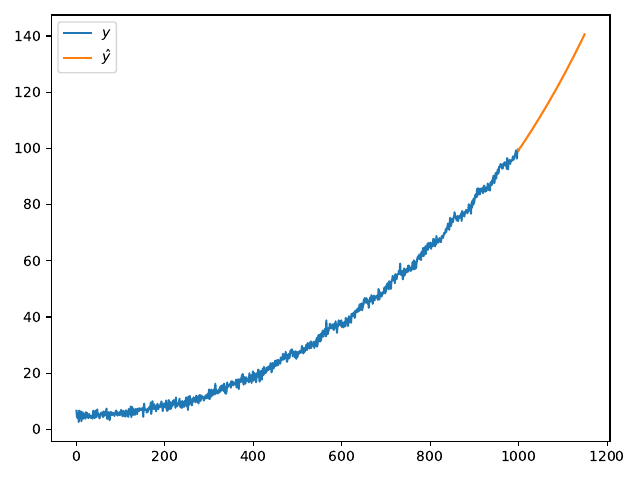

Write Python code to recreate this figure.
from cvxopt import matrix, spdiag, mul, div, sqrt
from cvxopt import blas, lapack, solvers 
import matplotlib.pyplot as plt
import scipy as sp
import numpy as np
import math

def l1regls(A, y):
    """
    
    Returns the solution of l1-norm regularized least-squares problem
  
        minimize || A*x - y ||_2^2  + || x ||_1.

    """

    m, n = A.size
    q = matrix(1.0, (2*n,1))
    q[:n] = -2.0 * A.T * y

    def P(u, v, alpha = 1.0, beta = 0.0 ):
        """
            v := alpha * 2.0 * [ A'*A, 0; 0, 0 ] * u + beta * v 
        """
        v *= beta
        v[:n] += alpha * 2.0 * A.T * (A * u[:n])


    def G(u, v, alpha=1.0, beta=0.0, trans='N'):
        """
            v := alpha*[I, -I; -I, -I] * u + beta * v  (trans = 'N' or 'T')
        """

        v *= beta
        v[:n] += alpha*(u[:n] - u[n:])
        v[n:] += alpha*(-u[:n] - u[n:])

    h = matrix(0.0, (2*n,1))


    # Customized solver for the KKT system 
    #
    #     [  2.0*A'*A  0    I      -I     ] [x[:n] ]     [bx[:n] ]
    #     [  0         0   -I      -I     ] [x[n:] ]  =  [bx[n:] ].
    #     [  I        -I   -D1^-1   0     ] [zl[:n]]     [bzl[:n]]
    #     [ -I        -I    0      -D2^-1 ] [zl[n:]]     [bzl[n:]]
    #
    # where D1 = W['di'][:n]**2, D2 = W['di'][n:]**2.
    #    
    # We first eliminate zl and x[n:]:
    #
    #     ( 2*A'*A + 4*D1*D2*(D1+D2)^-1 ) * x[:n] = 
    #         bx[:n] - (D2-D1)*(D1+D2)^-1 * bx[n:] + 
    #         D1 * ( I + (D2-D1)*(D1+D2)^-1 ) * bzl[:n] - 
    #         D2 * ( I - (D2-D1)*(D1+D2)^-1 ) * bzl[n:]           
    #
    #     x[n:] = (D1+D2)^-1 * ( bx[n:] - D1*bzl[:n]  - D2*bzl[n:] ) 
    #         - (D2-D1)*(D1+D2)^-1 * x[:n]         
    #
    #     zl[:n] = D1 * ( x[:n] - x[n:] - bzl[:n] )
    #     zl[n:] = D2 * (-x[:n] - x[n:] - bzl[n:] ).
    #
    # The first equation has the form
    #
    #     (A'*A + D)*x[:n]  =  rhs
    #
    # and is equivalent to
    #
    #     [ D    A' ] [ x:n] ]  = [ rhs ]
    #     [ A   -I  ] [ v    ]    [ 0   ].
    #
    # It can be solved as 
    #
    #     ( A*D^-1*A' + I ) * v = A * D^-1 * rhs
    #     x[:n] = D^-1 * ( rhs - A'*v ).

    S = matrix(0.0, (m,m))
    Asc = matrix(0.0, (m,n))
    v = matrix(0.0, (m,1))

    def Fkkt(W):

        # Factor 
        #
        #     S = A*D^-1*A' + I 
        #
        # where D = 2*D1*D2*(D1+D2)^-1, D1 = d[:n]**-2, D2 = d[n:]**-2.

        d1, d2 = W['di'][:n]**2, W['di'][n:]**2

        # ds is square root of diagonal of D
        ds = math.sqrt(2.0) * div( mul( W['di'][:n], W['di'][n:]), 
            sqrt(d1+d2) )
        d3 =  div(d2 - d1, d1 + d2)
     
        # Asc = A*diag(d)^-1/2
        Asc = A * spdiag(ds**-1)

        # S = I + A * D^-1 * A'
        blas.syrk(Asc, S)
        S[::m+1] += 1.0 
        lapack.potrf(S)

        def g(x, y, z):

            x[:n] = 0.5 * ( x[:n] - mul(d3, x[n:]) + 
                mul(d1, z[:n] + mul(d3, z[:n])) - mul(d2, z[n:] - 
                mul(d3, z[n:])) )
            x[:n] = div( x[:n], ds) 

            # Solve
            #
            #     S * v = 0.5 * A * D^-1 * ( bx[:n] - 
            #         (D2-D1)*(D1+D2)^-1 * bx[n:] + 
            #         D1 * ( I + (D2-D1)*(D1+D2)^-1 ) * bzl[:n] - 
            #         D2 * ( I - (D2-D1)*(D1+D2)^-1 ) * bzl[n:] )
                
            blas.gemv(Asc, x, v)
            lapack.potrs(S, v)
            
            # x[:n] = D^-1 * ( rhs - A'*v ).
            blas.gemv(Asc, v, x, alpha=-1.0, beta=1.0, trans='T')
            x[:n] = div(x[:n], ds)

            # x[n:] = (D1+D2)^-1 * ( bx[n:] - D1*bzl[:n]  - D2*bzl[n:] ) 
            #         - (D2-D1)*(D1+D2)^-1 * x[:n]         
            x[n:] = div( x[n:] - mul(d1, z[:n]) - mul(d2, z[n:]), d1+d2 )\
                - mul( d3, x[:n] )
                
            # zl[:n] = D1^1/2 * (  x[:n] - x[n:] - bzl[:n] )
            # zl[n:] = D2^1/2 * ( -x[:n] - x[n:] - bzl[n:] ).
            z[:n] = mul( W['di'][:n],  x[:n] - x[n:] - z[:n] ) 
            z[n:] = mul( W['di'][n:], -x[:n] - x[n:] - z[n:] ) 

        return g

    return solvers.coneqp(P, q, G, h, kktsolver = Fkkt)['x'][:n]

class AR:
    def __init__(self):
        pass

    def fit(self, y, p = 2):
        n = len(y)
        X = np.column_stack([y[p - k - 1 : n - k - 1] for k in range(p)])
        yt = y[p:]
        
        # self.c = np.linalg.inv((X.T @ X)) @ X.T @ yt
        self.c = sp.linalg.lstsq(X, yt, cond = None)[0]
    
    def lasso(self, y, p = 2):
        n = len(y)
        X = np.column_stack([y[p - k - 1 : n - k - 1] for k in range(p)])
        yt = y[p:]

        solution = l1regls(matrix(X), matrix(yt))
        self.c = np.zeros(solution.size)
        self.c[:solution.size[0], :solution.size[1]] = solution[:, :]
        self.c = self.c.flatten()

    def predict(self, y, steps = 1):
        p = len(self.c)
        yx = np.concatenate([y, np.zeros(steps)])

        for t in range(steps):
            yx[len(y) + t] = np.dot(self.c, yx[len(y) + t - p:len(y) + t][::-1])

        return yx[-steps:]

if __name__ == '__main__':
    np.random.seed(1)
    N = 1000
    time = np.arange(N)

    trend = 0.0001 * time**2 - 0.005 * time + 5
    amplitude = 0.25 + 0.001 * time  
    frequency = 0.00001 * time 
    sezon = amplitude * np.sin(2 * np.pi * frequency * time)
    variatii = np.random.normal(0, 1, N)
    y = trend + sezon + variatii
    
    ar = AR()
    ar.fit(y, 5)

    preds = [y[-1]]
    preds.extend(ar.predict(y, 150))
    plt.plot(y, label = '$y$')
    plt.plot(range(len(y) - 1, len(y) + len(preds) - 1), preds, label = '$\^{y}$')
    plt.tight_layout()
    plt.legend()
    plt.savefig('./labs/12/02.pdf')
    plt.show()